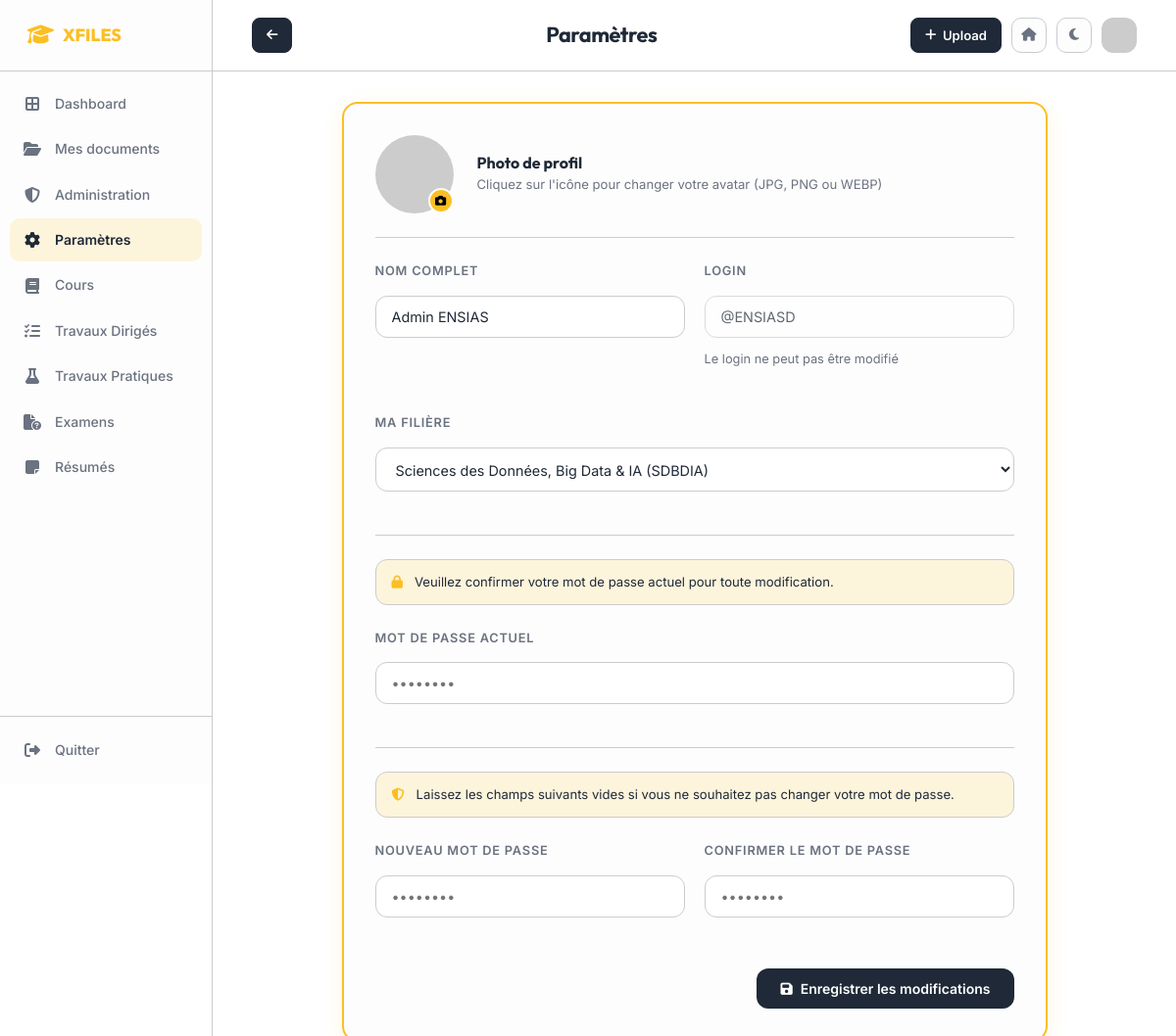
Before: /pages/dashboard.php?view=settings (signed in) with the older database file.
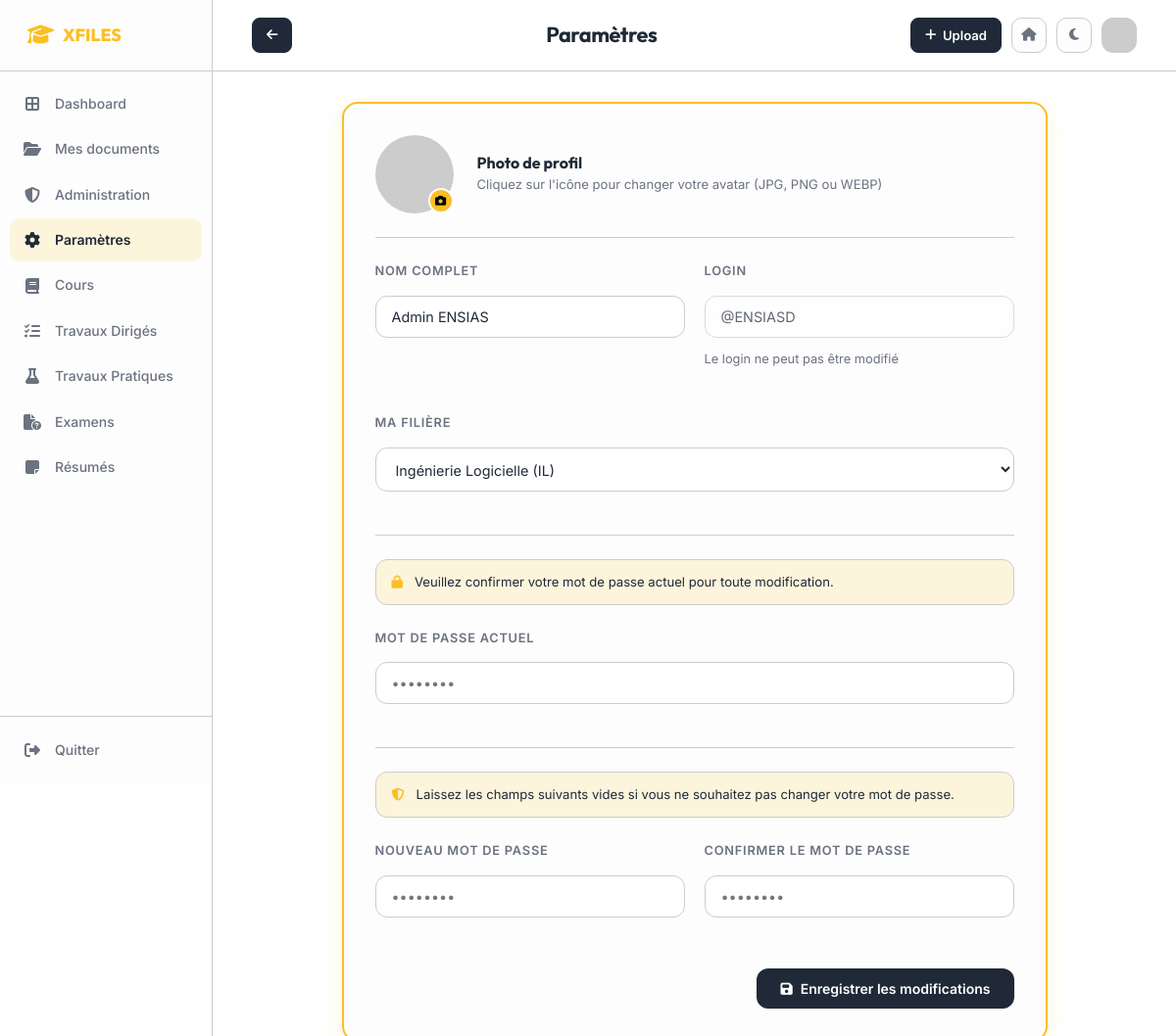
After: the same page with the newer database file.
### tables this page shows
CREATE TABLE IF NOT EXISTS users (
  id BIGINT PRIMARY KEY AUTO_INCREMENT,
  name VARCHAR(100) NOT NULL,
  login VARCHAR(50) UNIQUE NOT NULL,
  password_hash VARCHAR(255) NOT NULL,
  filiere_code VARCHAR(20),
  role ENUM('etudiant', 'admin') DEFAULT 'etudiant',
  avatar VARCHAR(255),
  avatar_data LONGBLOB,
  avatar_type VARCHAR(50),
  created_at TIMESTAMP DEFAULT CURRENT_TIMESTAMP,
  FOREIGN KEY (filiere_code) REFERENCES filieres(code)
);

CREATE TABLE IF NOT EXISTS filieres (
  code VARCHAR(20) PRIMARY KEY,
  name VARCHAR(100) NOT NULL
);

### includes/auth.php (called while the page is built, shortened)
<?php
function isLoggedIn(): bool
{
    return isset($_SESSION['user_id']);
}
function getCurrentUser(PDO $pdo): ?array
{
    $stmt = $pdo->prepare('SELECT * FROM users WHERE id = ?');
    $stmt->execute([$_SESSION['user_id']]);
    return $stmt->fetch() ?: null;
}

### pages/dashboard.php (the view, shortened to what this page needs)
<?php
require_once __DIR__ . '/../config.php';
require_once __DIR__ . '/../includes/auth.php';
$currentUser = getCurrentUser($pdo);
$userName    = $currentUser['name'] ?? $_SESSION['user_name'] ?? 'Utilisateur';
$userLogin   = $currentUser['login'] ?? '';
$userAvatar  = $currentUser['avatar'] ?? $_SESSION['user_avatar'] ?? 'https://ui-avatars.com/api/?name=' . urlencode($userName) . '&background=fbbf24&color=000';
$userFiliere = $currentUser['filiere_code'] ?? '';
$filieres = $pdo->query('SELECT * FROM filieres ORDER BY name ASC')->fetchAll(PDO::FETCH_ASSOC);
$view             = $_GET['view'] ?? 'explorer';
?>
<!doctype html>
<html lang="fr">
<head>
    <link rel="stylesheet" href="<?= BASE_URL ?>css/style.css?v=1.1.0">
    <link rel="stylesheet" href="<?= BASE_URL ?>css/dashboard.css?v=1.1.0">
    <link rel="stylesheet" href="<?= BASE_URL ?>css/buttons.css?v=1.1.0">
    <link rel="stylesheet" href="<?= BASE_URL ?>css/modal.css?v=1.1.0">
    <link rel="stylesheet" href="https://cdnjs.cloudflare.com/ajax/libs/font-awesome/6.4.0/css/all.min.css">
    <link rel="stylesheet" href="https://cdnjs.cloudflare.com/ajax/libs/jquery-nice-select/1.1.0/css/nice-select.min.css">
    <link rel="stylesheet" href="<?= BASE_URL ?>css/ui.css?v=1.1.0">
    <link rel="stylesheet" href="<?= BASE_URL ?>css/responsive.css?v=1.1.0">
</head>
<body class="dashboard-mode">
    <div class="dashboard-wrapper">
        <?php include '../includes/sidebar.php'; ?>
        <main class="dashboard-content">
            <header class="dashboard-header <?= in_array($view, ['settings', 'my-docs']) ? 'header-centered' : '' ?>">
                <?php if ($view === 'settings'): ?>
                    <div class="header-back-col">
                        <a href="<?= BASE_URL ?>pages/dashboard.php" class="btn btn-header">
                            <i class="fa-solid fa-arrow-left"></i>
                        </a>
                    </div>
                    <h1 class="header-title">Paramètres</h1>
                <?php else: ?>
                    <div class="header-left">
                        <h1 class="header-title">Dashboard</h1>
                    </div>
                <?php endif; ?>
                <div class="header-actions">
                    <a href="<?= BASE_URL ?>pages/upload.php" class="btn btn-header">
                        <i class="fa-solid fa-plus"></i>
                        <span class="upload-btn-text">Upload</span>
                    </a>
                    <a href="<?= BASE_URL ?>index.php" class="btn btn-icon">
                        <i class="fa-solid fa-house"></i>
                    </a>
                    <button id="dash-theme-toggle" class="btn btn-icon">
                    </button>
                    <a href="<?= BASE_URL ?>pages/dashboard.php?view=settings" class="header-avatar-link">
                        <img src="<?= htmlspecialchars($userAvatar) ?>" alt="Avatar" class="header-avatar">
                    </a>
                </div>
            </header>
            <?php if ($view === 'settings'): ?>
                <div class="settings-container">
                    <div class="settings-card card-premium">
                        <form action="<?= BASE_URL ?>pages/dashboard.php?view=settings" method="post" enctype="multipart/form-data" class="settings-form">
                            <div class="avatar-upload-section">
                                <div class="current-avatar-wrapper">
                                    <img src="<?= htmlspecialchars($userAvatar) ?>" alt="Avatar" id="avatar-preview" class="settings-avatar-preview">
                                    <label for="avatar-input" class="avatar-edit-badge">
                                        <i class="fa-solid fa-camera"></i>
                                    </label>
                                </div>
                                <div class="avatar-info">
                                    <h3>Photo de profil</h3>
                                    <p>Cliquez sur l'icône pour changer votre avatar (JPG, PNG ou WEBP)</p>
                                </div>
                            </div>
                            <div class="form-row">
                                <div class="form-group">
                                    <label class="form-label">Nom complet</label>
                                    <input type="text" name="name" class="form-control" value="<?= htmlspecialchars($userName) ?>" required>
                                </div>
                                <div class="form-group">
                                    <label class="form-label">Login</label>
                                    <input type="text" class="form-control" value="@<?= htmlspecialchars($userLogin) ?>" disabled>
                                    <small class="form-hint">Le login ne peut pas être modifié</small>
                                </div>
                            </div>
                            <div class="form-group">
                                <label class="form-label">Ma Filière</label>
                                <select name="filiere" class="form-control nice-select-trigger">
                                    <?php foreach ($filieres as $f): ?>
                                        <option value="<?= htmlspecialchars($f['code']) ?>" <?= ($userFiliere === $f['code']) ? 'selected' : '' ?>>
                                            <?= htmlspecialchars($f['name']) ?> (<?= htmlspecialchars($f['code']) ?>)
                                        </option>
                                    <?php endforeach; ?>
                                </select>
                            </div>
                            <hr class="form-divider">
                            <div class="password-change-notice">
                                <i class="fa-solid fa-lock"></i>
                                <span>Veuillez confirmer votre mot de passe actuel pour toute modification.</span>
                            </div>
                            <div class="form-group">
                                <label class="form-label">Mot de passe actuel</label>
                                <input type="password" name="current_password" class="form-control" placeholder="••••••••" required>
                            </div>
                            <hr class="form-divider">
                            <div class="password-change-notice">
                                <i class="fa-solid fa-shield-halved"></i>
                                <span>Laissez les champs suivants vides si vous ne souhaitez pas changer votre mot de passe.</span>
                            </div>
                            <div class="form-row">
                                <div class="form-group">
                                    <label class="form-label">Nouveau mot de passe</label>
                                    <input type="password" name="password" class="form-control" placeholder="••••••••">
                                </div>
                                <div class="form-group">
                                    <label class="form-label">Confirmer le mot de passe</label>
                                    <input type="password" name="confirm_password" class="form-control" placeholder="••••••••">
                                </div>
                            </div>
                            <div class="form-actions">
                                <button type="submit" name="update_profile" class="btn btn-primary">
                                    <i class="fa-solid fa-floppy-disk"></i> Enregistrer les modifications
                                </button>
                            </div>
                        </form>
                    </div>
                </div>
            <?php endif; ?>
        </main>
    </div>
</body>
</html>

### includes/sidebar.php (shortened to what this page needs)
<?php
$currentPage   = basename($_SERVER['PHP_SELF']);
$sidebarView   = $_GET['view'] ?? '';
$sidebarTypes  = isset($_GET['types']) ? explode(',', $_GET['types']) : [];
$isAdmin = isset($_SESSION['role']) && $_SESSION['role'] === 'admin';
?>
<aside class="dashboard-sidebar">
    <a href="<?= BASE_URL ?>index.php" class="sidebar-logo">
        <i class="fa-solid fa-graduation-cap"></i>
        <span class="brand-text">XFILES</span>
    </a>
    <nav class="sidebar-nav">
        <a href="<?= BASE_URL ?>pages/dashboard.php" class="nav-item <?= ($currentPage === 'dashboard.php' && empty($sidebarView) && empty($sidebarTypes)) ? 'active' : '' ?>">
            <i class="fa-solid fa-border-all"></i>
            <span>Dashboard</span>
        </a>
        <a href="<?= BASE_URL ?>pages/dashboard.php?view=my-docs" class="nav-item <?= ($sidebarView === 'my-docs') ? 'active' : '' ?>">
            <i class="fa-solid fa-folder-open"></i>
            <span>Mes documents</span>
        </a>
        <?php if ($isAdmin): ?>
            <a href="<?= BASE_URL ?>pages/admin.php" class="nav-item <?= ($currentPage === 'admin.php') ? 'active' : '' ?>">
                <i class="fa-solid fa-shield-halved"></i>
                <span>Administration</span>
            </a>
        <?php endif; ?>
        <a href="<?= BASE_URL ?>pages/dashboard.php?view=settings" class="nav-item <?= ($sidebarView === 'settings') ? 'active' : '' ?>">
            <i class="fa-solid fa-gear"></i>
            <span>Paramètres</span>
        </a>
        <a href="<?= BASE_URL ?>pages/dashboard.php?types=cours" class="nav-item <?= (in_array('cours', $sidebarTypes)) ? 'active' : '' ?>">
            <i class="fa-solid fa-book"></i>
            <span>Cours</span>
        </a>
        <a href="<?= BASE_URL ?>pages/dashboard.php?types=td" class="nav-item <?= (in_array('td', $sidebarTypes)) ? 'active' : '' ?>">
            <i class="fa-solid fa-list-check"></i>
            <span>Travaux Dirigés</span>
        </a>
        <a href="<?= BASE_URL ?>pages/dashboard.php?types=tp" class="nav-item <?= (in_array('tp', $sidebarTypes)) ? 'active' : '' ?>">
            <i class="fa-solid fa-flask"></i>
            <span>Travaux Pratiques</span>
        </a>
        <a href="<?= BASE_URL ?>pages/dashboard.php?types=examen" class="nav-item <?= (in_array('examen', $sidebarTypes)) ? 'active' : '' ?>">
            <i class="fa-solid fa-file-circle-question"></i>
            <span>Examens</span>
        </a>
        <a href="<?= BASE_URL ?>pages/dashboard.php?types=resume" class="nav-item <?= (in_array('resume', $sidebarTypes)) ? 'active' : '' ?>">
            <i class="fa-solid fa-note-sticky"></i>
            <span>Résumés</span>
        </a>
    </nav>
    <div class="sidebar-footer">
        <a href="<?= BASE_URL ?>pages/logout.php" class="nav-item">
            <i class="fa-solid fa-right-from-bracket"></i>
            <span>Quitter</span>
        </a>
    </div>
</aside>

### css/style.css (style rules this page uses)
:root, [data-theme="light"] { --yellow: #fbbf24; --black: #000000; --mint-cream: rgb(253, 253, 253); --bg-color: #ffffff; --text-main: #1f2937; --text-muted: #6b7280; --bg-card: var(--mint-cream); --border-color: #cacccf; --primary: var(--yellow); --primary-hover: #f5b018; --primary-transparent: rgba(251, 191, 36, 0.15); --secondary: var(--black); --secondary-hover: #333333; --secondary-transparent: rgba(0, 0, 0, 0.15); --shadow-sm: 0 1px 2px 0 rgba(0, 0, 0, 0.05); --shadow-md: 0 4px 6px -1px rgba(0, 0, 0, 0.1), 0 2px 4px -1px rgba(0, 0, 0, 0.06); --shadow-lg: 0 10px 15px -3px rgba(0, 0, 0, 0.1), 0 4px 6px -2px rgba(0, 0, 0, 0.05); --shadow-hover: 0 20px 25px -5px rgba(0, 0, 0, 0.1), 0 10px 10px -5px rgba(0, 0, 0, 0.04); --radius-sm: 0.5rem; --radius-md: 0.75rem; --radius-lg: 1rem; --radius-full: 9999px; --transition: all 0.3s cubic-bezier(0.4, 0, 0.2, 1); --font-body: "Inter", system-ui, sans-serif; --font-heading: "Outfit", system-ui, sans-serif; }
*, *::before, *::after { box-sizing: border-box; margin: 0; padding: 0; }
html { font-size: 16px; scroll-behavior: smooth; }
body { font-family: var(--font-body); background-color: var(--bg-color); color: var(--text-main); line-height: 1.6; transition: background-color 0.3s ease, color 0.3s ease; -webkit-font-smoothing: antialiased; -moz-osx-font-smoothing: grayscale; }
h1, h2, h3, h4, h5, h6 { font-family: var(--font-heading); font-weight: 700; line-height: 1.2; color: var(--text-main); margin-bottom: 1rem; text-wrap: balance; }
a { color: var(--primary); text-decoration: none; transition: var(--transition); }
img { max-width: 100%; height: auto; display: block; }
button, input, select, textarea { font-family: inherit; font-size: 1rem; }
button, a, [role="button"] { touch-action: manipulation; -webkit-tap-highlight-color: transparent; }

### css/buttons.css (style rules this page uses)
.btn { display: inline-flex; align-items: center; justify-content: center; padding: 0.75rem 1.5rem; border-radius: var(--radius-md); font-weight: 600; font-size: 0.875rem; cursor: pointer; border: none; transition: background-color 0.3s cubic-bezier(0.4, 0, 0.2, 1), color 0.3s cubic-bezier(0.4, 0, 0.2, 1), box-shadow 0.3s cubic-bezier(0.4, 0, 0.2, 1), transform 0.3s cubic-bezier(0.4, 0, 0.2, 1), border-color 0.3s cubic-bezier(0.4, 0, 0.2, 1); gap: 0.5rem; text-decoration: none; font-family: var(--font-body); touch-action: manipulation; -webkit-tap-highlight-color: transparent; }
.btn-primary { background: var(--primary); color: var(--black); box-shadow: var(--shadow-sm); }
.btn-icon { width: 36px; height: 36px; padding: 0; border-radius: 10px; background: var(--bg-card); border: 1px solid var(--border-color); color: var(--text-muted); font-size: 0.85rem; cursor: pointer; transition: var(--transition); text-decoration: none; display: inline-flex; align-items: center; justify-content: center; }
.btn-header { width: auto; height: 36px; padding: 0 0.875rem; gap: 0.4rem; font-weight: 600; font-size: 0.82rem; background: var(--text-main); color: var(--bg-color); border: 1px solid var(--text-main); border-radius: 8px; cursor: pointer; transition: var(--transition); text-decoration: none; display: inline-flex; align-items: center; justify-content: center; }
.form-actions { display: flex; justify-content: flex-end; padding-top: 0.5rem; }
.form-actions .btn { background: var(--text-main); color: var(--bg-color); }

### css/ui.css (style rules this page uses)
.card-premium { border: 2px solid var(--primary); box-shadow: 0 4px 20px rgba(251, 191, 36, 0.15); }
.form-group { margin-bottom: 1.25rem; }
.form-label { display: block; font-weight: 600; font-size: 0.875rem; color: var(--text-main); margin-bottom: 0.5rem; }
.form-hint { font-size: 0.8rem; color: var(--text-muted); margin-top: 0.375rem; }

### css/responsive.css (style rules this page uses)
.dashboard-sidebar { position: fixed; top: 0; left: 0; height: 100vh; z-index: 100; transition: transform 0.3s ease; }

Changed rows visible on the page:
changed users "Admin ENSIAS": filiere "Sciences des Données, Big Data & IA (SDBDIA)" → (not shown)
Other visible differences:
form field filiere: (not shown) → "Ingénierie Logicielle (IL)"
